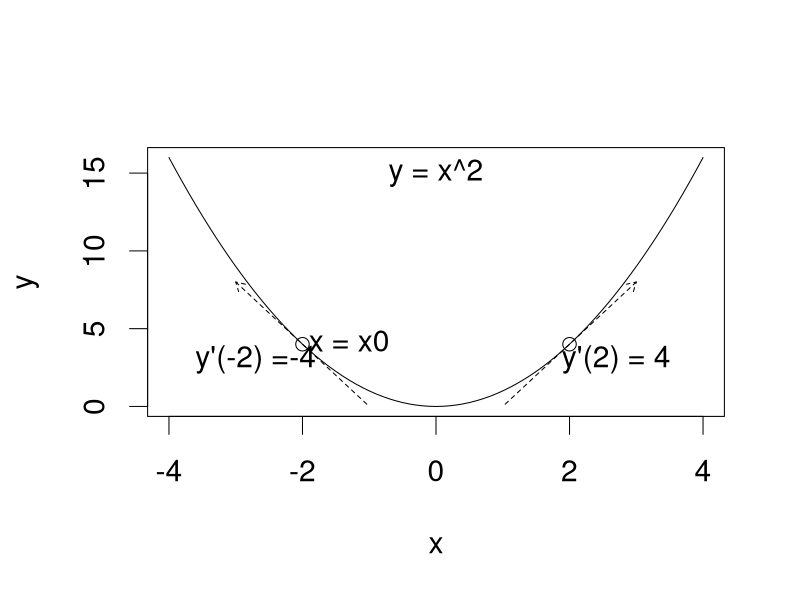

R code for this plot:
## ---- chunk 1
op <- par(cex=1.8)

x <- seq(-4,4,.1)
y <- x^2
plot(x, y, type="l", ylab="y")
text(0,15,"y = x^2")

points(-2,4)
text(-1.3,4.2,"x = x0")
arrows(-3,-4-4*(-3),-1,-4-4*(-1), lty=2, length=.1, code=1)
text(-2.7,3,"y'(-2) =-4")

points(2,4)
arrows(3,-4+4*(3),1,-4+4*(1), lty=2, length=.1, code=1)
text(2.7,3,"y'(2) = 4")

par(op)
